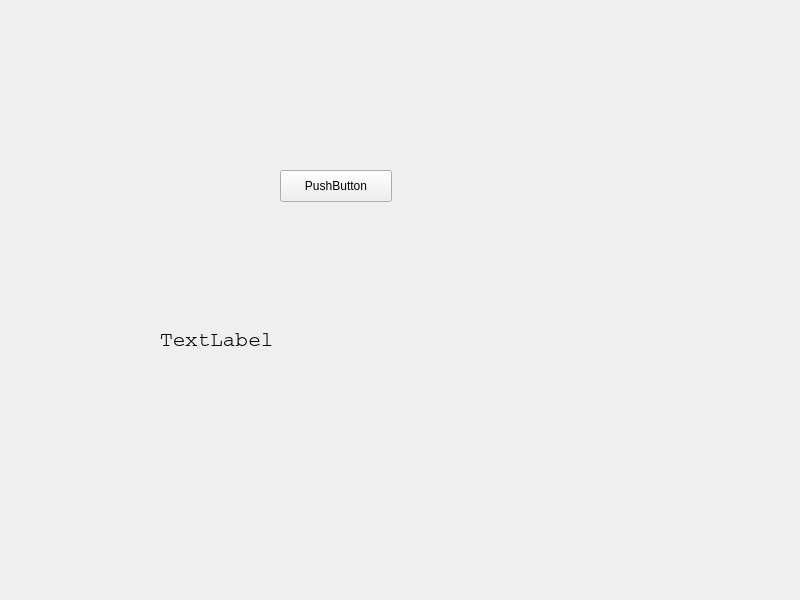
<?xml version="1.0" encoding="UTF-8"?>
<ui version="4.0">
 <class>Widget</class>
 <widget class="QWidget" name="Widget">
  <property name="geometry">
   <rect>
    <x>0</x>
    <y>0</y>
    <width>800</width>
    <height>600</height>
   </rect>
  </property>
  <property name="windowTitle">
   <string>Widget</string>
  </property>
  <widget class="QPushButton" name="pushButton">
   <property name="geometry">
    <rect>
     <x>280</x>
     <y>170</y>
     <width>112</width>
     <height>32</height>
    </rect>
   </property>
   <property name="text">
    <string>PushButton</string>
   </property>
  </widget>
  <widget class="QLabel" name="label">
   <property name="geometry">
    <rect>
     <x>160</x>
     <y>280</y>
     <width>311</width>
     <height>121</height>
    </rect>
   </property>
   <property name="font">
    <font>
     <family>Courier</family>
     <pointsize>16</pointsize>
    </font>
   </property>
   <property name="text">
    <string>TextLabel</string>
   </property>
  </widget>
 </widget>
 <resources/>
 <connections/>
</ui>
